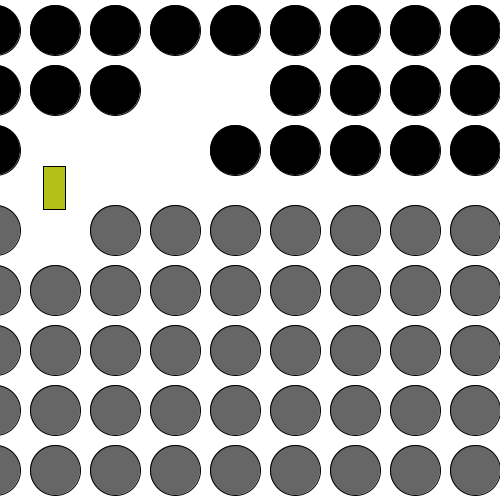
Frame 1 (no input)
Frame 60 (the mouse pressed at the canvas centre just before this capture): identical to frame 1, image omitted
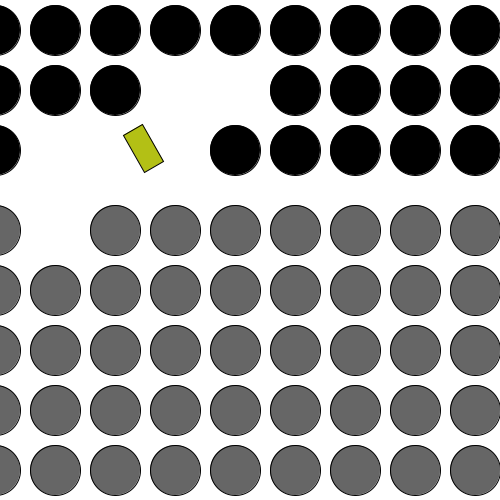
Frame 120 (the mouse held since frame 60 and released just before this capture)

The Processing sketch that drew these frames (run headless with seeded random() and noise(); from frame 60 on, the mouse is pressed at the canvas centre):

// Processing sketch: processing_119404
// ── processing_119404.pde

void setup(){
size(500, 500); }
void draw(){
background (#ffffff);
println(mouseY);
translate(25, 0);
pushMatrix();
float drehen= map(mouseX,0,4222,0,2.8*PI);
rotate(-drehen); 
fill(#B3C015);
rect(18, 166, 22, 43);
popMatrix();
translate(-80,-20);
fill(#000000);
ellipse(50, 50, 50, 50);
ellipse(50, 110, 50, 50);
ellipse(50, 170, 50, 50);
fill(#666666);
ellipse(50, 250, 50, 50);
ellipse(50, 310, 50, 50);
ellipse(50, 370, 50, 50);
ellipse(50, 430, 50, 50);
ellipse(50, 490, 50, 50);

translate(60,0);
fill(#000000);
ellipse(50, 50, 50, 50);
ellipse(50, 110, 50, 50);

fill(#666666);

ellipse(50, 310, 50, 50);
ellipse(50, 370, 50, 50);
ellipse(50, 430, 50, 50);
ellipse(50, 490, 50, 50);

translate(60,0);
fill(#000000);
ellipse(50, 50, 50, 50);
ellipse(50, 110, 50, 50);

fill(#666666);
ellipse(50, 250, 50, 50);
ellipse(50, 310, 50, 50);
ellipse(50, 370, 50, 50);
ellipse(50, 430, 50, 50);
ellipse(50, 490, 50, 50);

translate(60,0);
fill(#000000);
ellipse(50, 50, 50, 50);


fill(#666666);
ellipse(50, 250, 50, 50);
ellipse(50, 310, 50, 50);
ellipse(50, 370, 50, 50);
ellipse(50, 430, 50, 50);
ellipse(50, 490, 50, 50);

translate(60,0);
fill(#000000);
ellipse(50, 50, 50, 50);

ellipse(50, 170, 50, 50);
fill(#666666);
ellipse(50, 250, 50, 50);
ellipse(50, 310, 50, 50);
ellipse(50, 370, 50, 50);
ellipse(50, 430, 50, 50);
ellipse(50, 490, 50, 50);
translate(60,0);
fill(#000000);
ellipse(50, 50, 50, 50);
ellipse(50, 110, 50, 50);
ellipse(50, 170, 50, 50);
fill(#666666);
ellipse(50, 250, 50, 50);
ellipse(50, 310, 50, 50);
ellipse(50, 370, 50, 50);
ellipse(50, 430, 50, 50);
ellipse(50, 490, 50, 50);
translate(60,0);
fill(#000000);
ellipse(50, 50, 50, 50);
ellipse(50, 110, 50, 50);
ellipse(50, 170, 50, 50);
fill(#666666);
ellipse(50, 250, 50, 50);
ellipse(50, 310, 50, 50);
ellipse(50, 370, 50, 50);
ellipse(50, 430, 50, 50);
ellipse(50, 490, 50, 50);
translate(60,0);
fill(#000000);
ellipse(50, 50, 50, 50);
ellipse(50, 110, 50, 50);
ellipse(50, 170, 50, 50);
fill(#666666);
ellipse(50, 250, 50, 50);
ellipse(50, 310, 50, 50);
ellipse(50, 370, 50, 50);
ellipse(50, 430, 50, 50);
ellipse(50, 490, 50, 50);
translate(60,0);
fill(#000000);
ellipse(50, 50, 50, 50);
ellipse(50, 110, 50, 50);
ellipse(50, 170, 50, 50);
fill(#666666);
ellipse(50, 250, 50, 50);
ellipse(50, 310, 50, 50);
ellipse(50, 370, 50, 50);
ellipse(50, 430, 50, 50);
ellipse(50, 490, 50, 50);

}
